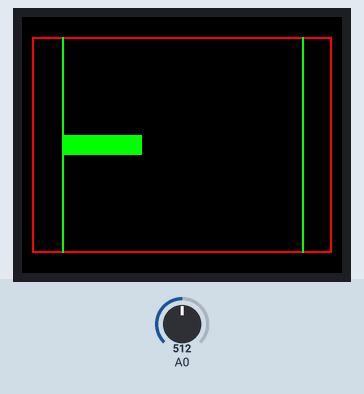
This sketch was run on a simulated Arduino Uno, built with avr-gcc and run on an emulated ATmega328P. On the bench: 160×128 colour display. The inputs (shaded band) are chosen by the test bench; at power-on: A0 = 512.

Above: at 2.2 s.
2.3 s: A0 set to 716
At 2.8 s:
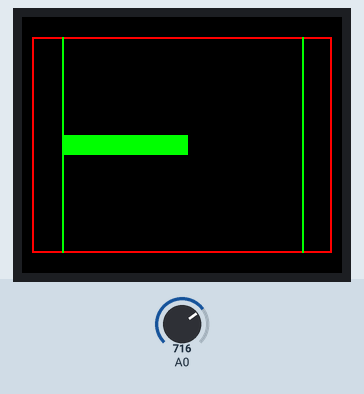
3.9 s: A0 set to 900
At 4.3 s:
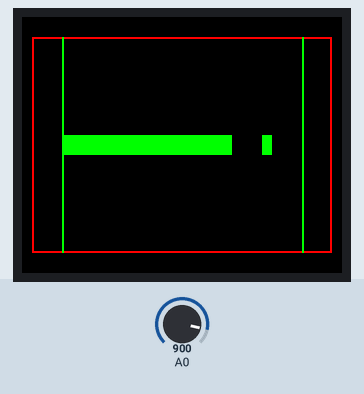
5.5 s: A0 set to 1023
At 7.1 s:
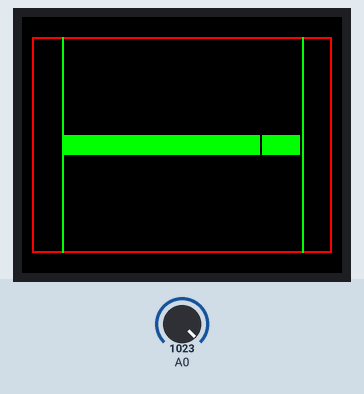
Timing chart, 0 to 8.6 s (numbered marks = the images above; inputs shaded):
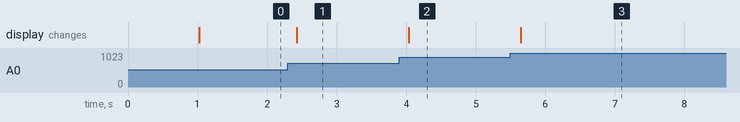

The sketch:

green_bars.ino
```cpp
/*
Tecnologia Digital
Universidad Nacional de Colombia
2020-05-04
*/
#include <TFT.h>
#include <SPI.h>
// Screen definitions and initialization
#define cs   10
#define dc   9
#define rst  8
TFT TFTscreen = TFT(cs, dc, rst);

// Some ready-made 16-bit ('565') color settings:
#define COLOR_BLACK 0x0000
#define COLOR_WHITE 0xFFFF
#define COLOR_RED 0xF800
#define COLOR_GREEN 0x07E0
#define COLOR_BLUE 0x001F
#define COLOR_CYAN 0x07FF
#define COLOR_MAGENTA 0xF81F
#define COLOR_YELLOW 0xFFE0
#define COLOR_ORANGE 0xFC00

// Vertical lines
#define LEFT_LINE 20
#define RIGHT_LINE 140


// Court parameters
#define COURT_X 5
#define COURT_Y 10
#define COURT_W 150
#define COURT_H 108

// Court structure
struct court_t {
	int top;
	int bottom;
	int left;
	int right;
};

court_t court;// court instance

int cx[4]={75, 75, 85, 85};
int cy[4]={20, 30, 30, 20};


void setup() {
	TFTscreen.begin(); // initialize the display
	TFTscreen.background(0, 0, 0); // black background

	// Court initialization
	court.top = COURT_Y;
	court.bottom = COURT_Y + COURT_H;
	court.left = COURT_X;
	court.right = COURT_X + COURT_W;
	// Draw court
	TFTscreen.drawRect(COURT_X, COURT_Y, COURT_W, COURT_H, COLOR_RED);

	// Draw green lines
	TFTscreen.drawFastVLine(LEFT_LINE, court.top, court.bottom - court.top, COLOR_GREEN);
	TFTscreen.drawFastVLine(RIGHT_LINE, court.top, court.bottom - court.top, COLOR_GREEN);
	delay(1000);
}

void loop() {
	static unsigned long prev_millis = 0;
	if(millis() > prev_millis + 200){
		prev_millis = millis();
		bar2();
	}
}


void bar2(){
	static int data_point = 0;

	data_point = map(analogRead(A0), 0, 1024, 0, 120);
	TFTscreen.fillRect(20, 59, data_point, 10, COLOR_GREEN);
	TFTscreen.fillRect(data_point, 59, 120 - data_point, 10, COLOR_BLACK);
}


void bar1(){
	static int x = LEFT_LINE + 1;
	static bool flag = true;
	if ((flag && x >= RIGHT_LINE - 5) || (!flag && x <= LEFT_LINE + 1)){
		flag = !flag;
	}
	if (flag) {
		TFTscreen.fillRect(x, 59, 5, 10, COLOR_GREEN);
		x += 5;
	} else {
		TFTscreen.fillRect(x, 59, 5, 10, COLOR_BLACK);
		x -= 5;
	}
}
```

Measured:
- after the input at 2.3 s, the display: changes after 0.13 s (image 1)
- after the input at 3.9 s, the display: changes after 0.14 s (image 2)
- after the input at 5.5 s, the display: changes after 0.15 s (image 3)
